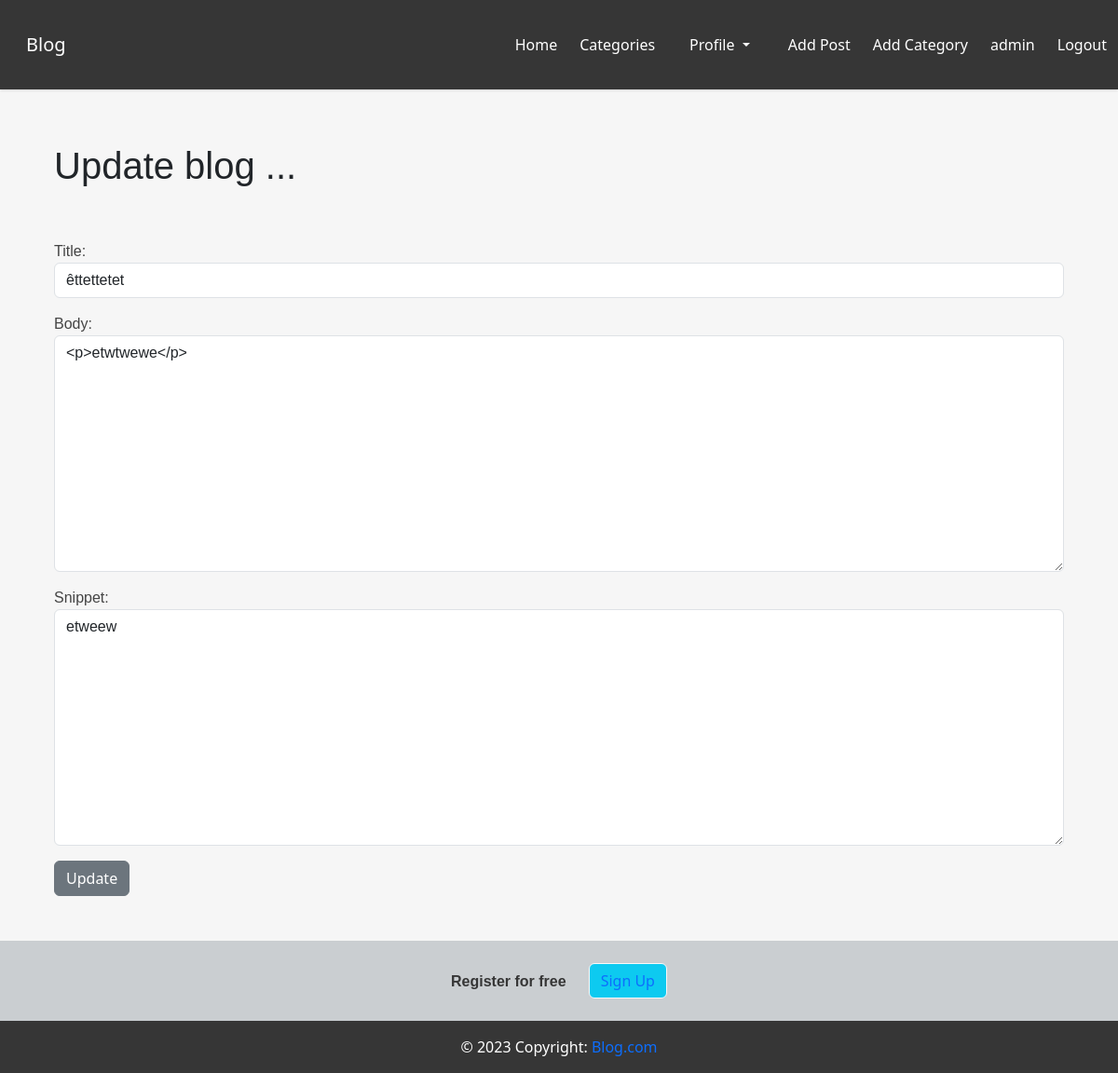
Screenshot of /article/edit/20 (signed in) with the database file from the repository.
### bloghome/models.py (models this page shows, shortened)
class Post(models.Model):
    title = models.CharField(max_length=255)
    header_img=models.ImageField(null=True, blank=True, upload_to="images/")
    author = models.ForeignKey(User, on_delete=models.CASCADE)
    body = RichTextField(blank=True, null=True)
    post_date = models.DateField(auto_now_add=True)
    category = models.CharField(max_length=255, default='coding')
    snippet = models.CharField(max_length=255)
    likes = models.ManyToManyField(User, related_name='blog_posts',blank=True)

### bloghome/views.py (the view)
# urls.py: path('article/edit/<int:pk>',EditPostView.as_view(), name='update-post'),
class EditPostView(UpdateView):
    model = Post
    form_class = EditForm
    template_name = 'update_post.html'

### bloghome/forms.py
class EditForm(forms.ModelForm):
    class Meta:
        model = Post
        fields = ('title','body','snippet')
        widgets = {
            'title' : forms.TextInput(attrs={'class':'form-control'}),
            'body' : forms.Textarea(attrs={'class':'form-control'}),
            'snippet' : forms.Textarea(attrs={'class':'form-control'}),
        }

### bloghome/templates/update_post.html (shortened to what this page needs)
{% extends "base.html" %}
{% block content %}
{% if user.is_authenticated %}
  {% if user.id == post.author.id %}
    <h1> Update blog ... </h1>
    <br/> <br/>
    <div class = "form-group">
        <form method="POST">
            {{form.as_p}}
            <button  class="btn btn-secondary">Update</button>
        </form>
    </div>
  {% else %}
  You're not allowed here!
  {% endif %}
{% endif %}
{% endblock %}

### bloghome/templates/base.html (shortened to what this page needs)
<!DOCTYPE html>
<html lang = "en" >
<head>
    {% load static %}
    <link rel="stylesheet" href="{% static 'blog/main.css' %}">
    <link rel="stylesheet" href="{% static 'css/bootstrap.min.css' %}" type="text/css">
    <link rel ="stylesheet" href = "https://unpkg.com/bulma@0.9.2/css/bulma.min.css">
    <link rel="stylesheet" href="https://cdnjs.cloudflare.com/ajax/libs/font-awesome/5.15.4/css/all.min.css" />
    <link rel="stylesheet" href="https://cdn.jsdelivr.net/npm/bootstrap@5.3.2/dist/css/bootstrap.rtl.min.css">
</head>
<body>
<div id="container">
    <nav class="navbar is-dark" role="navigation" aria-label="main navigation">
        <div class="navbar-brand">
            <a class="navbar-item" href="/" title="Blog">
                Blog
            </a>
        </div>
        <div id="navbarBasicExample" class="navbar-menu">
            <div class="navbar-end">
                <a href="/" title="Home" class="navbar-item" >Home</a>
                {% if cat_menu %}
                <div class="dropdown navbar-item">
                  <a class="btn dropdown-toggle" style="color:white;" role="button" data-bs-toggle="dropdown" aria-expanded="false">
                    Categories
                  </a>
                  <ul class="dropdown-menu">
                    {% for item in cat_menu %}
                      <li><a class="dropdown-item" href="{% url 'category' item|slugify %}">{{item}}</a></li>
                    {% endfor %}
                  </ul>
                </div>
                {% else %}
                  <a href="{% url 'category-list' %}" class="navbar-item" >Categories</a>
                {% endif %}
                    {% if user.is_authenticated %}
                      <div class="dropdown navbar-item">
                        <a class="btn dropdown-toggle" style="color:white;"  role="button" data-bs-toggle="dropdown" aria-expanded="false">
                          Profile
                        </a>
                      </div>
                        <a href="{% url 'add-post' %}" class="navbar-item">Add Post</a>
                        <a href="{% url 'add-category' %}" class="navbar-item" >Add Category</a>
                        <a class="navbar-item">{{user.username}} </a>
                        <a href="{% url 'logout' %}" class="navbar-item" >Logout</a>
                    {% else %}
                        <a href="{% url 'register' %}" class="navbar-item"  title="Sign up" class="btn btn-primary btn-lg" >Register</a>
                        <a href="{% url 'login' %}" class="navbar-item">Login</a>
                    {% endif %}
            </div>
        </div>
    </nav>
    <section class = "section">
        <div class="container" id = "body">
            {% block content %}
            {% endblock %}
        </div>
    </section>
    <footer class="bg-light text-center" id="footer">
    <div class=" p-4 pb-0" style="background-color: #caced1;">
      <section class="">
        <form action="">
          <div class="row d-flex justify-content-center">
            <div class="col-auto">
              <p class="pt-2">
                <strong>Register for free</strong>
              </p>
            </div>
            <div class="col-auto">
              <button  type="submit" class="btn btn btn-info btn-outline-light mb-4">
                <a href="{% url 'register' %}">Sign Up</a>
              </button>
            </div>
          </div>
        </form>
      </section>
    </div>
    <div class="text-center p-3 text-white" style="background-color: #363636;">
        © 2023 Copyright:
        <a href="/">Blog.com</a>
      </div>
  </footer>
</div>
</body>
</html>

### bloghome/static/blog/main.css (style rules this page uses)
body { background-color: rgb(56, 56, 56); margin-top: 5rem; background-size: contain; background-repeat: no-repeat; }
#body { padding:10px; padding-bottom:60px; }
#footer { position:absolute; bottom:0; width:100%; height:60px; background:#6cf; }
#container { min-height:100%; position:relative; }
h1, h2, h3, h4, h5, h6, p { color: #444444; font-family: 'Poppins', sans-serif; }

### bloghome/templates/base.html (style rules this page uses)
html,body { height:100%; background-color:#f6f6f6; }
nav.navbar { height: 6rem !important; box-shadow: 0 1px 3px 0 rgba(0,0,0, .1), 0 1px 2px 0 rgba(0, 0 ,0 , .06) !important }
a { text-decoration: none; }

### rows the page displays
Post: title "êttettetet", body "<p>etwtwewe</p>", snippet "etweew"

### other values shown
{{ user.username }} "admin"
